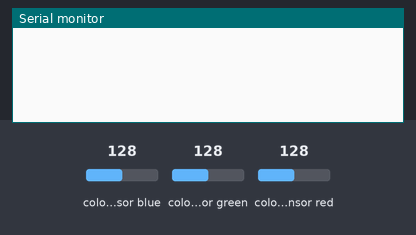
This sketch was run on a simulated Arduino Uno, built with avr-gcc and run on an emulated ATmega328P. Parts: the last lines printed to the serial monitor. Wiring (inferred from the names in the program): TCS3200 colour sensor: output pin 8; S2 pin 6; S3 pin 7; S0 pin 4; S1 pin 5. The inputs (shaded band) are chosen by the test bench; at power-on: colour sensor blue 128, colour sensor green 128, colour sensor red 128.

Above: at 1.2 s.
1.3 s: colour sensor blue set to 191
At 1.8 s:
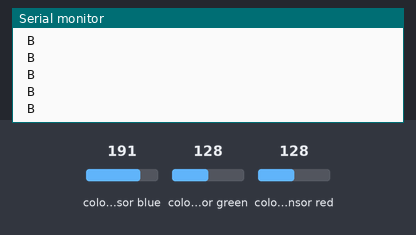
3.2 s: colour sensor green set to 250
At 3.7 s:
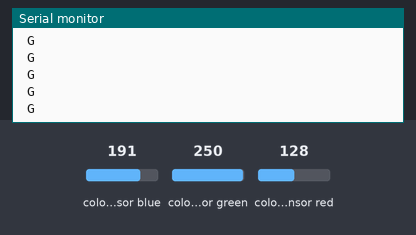
5.1 s: colour sensor green set to 5
At 6.0 s:
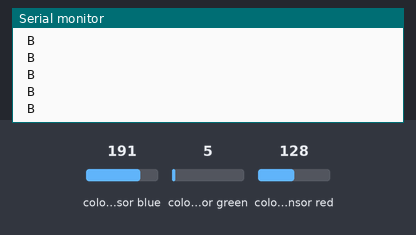
8.1 s: colour sensor blue set to 5
At 8.6 s:
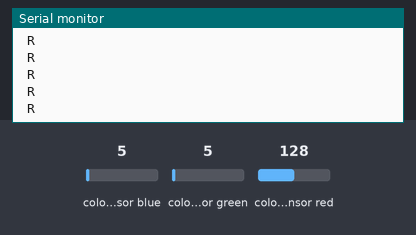

Measured:
- after the input at 1.3 s, the serial monitor: prints a new line at once (image 1)
- after the input at 3.2 s, the serial monitor: prints a new line after 0.07 s (image 2)
- after the input at 8.1 s, the serial monitor: prints a new line after 0.07 s (image 4)

The sketch:

Color_sensor_Example_code.ino
```cpp
/*     Arduino Color Sensing Tutorial
 *      Daniel Magee
 *
 *  by Dejan Nedelkovski, www.HowToMechatronics.com
 *
 *
 */

#define S0 4 // pin S0 on the Sensor to pin 4 on the arduino
#define S1 5 // pin S1 on the Sensor to Pin 5 on hte arduino
#define S2 6
#define S3 7
#define sensorOut 8 // the output pin on the ardunio to pin 8 on the arduino
unsigned int frequency1 = 0;
unsigned int frequency2 =0;
unsigned int frequency3 =0;
char R;
char G;
char B;
char Y;
int finalColor;
void setup() {
  pinMode(S0, OUTPUT);
  pinMode(S1, OUTPUT);
  pinMode(S2, OUTPUT);
  pinMode(S3, OUTPUT);
  pinMode(sensorOut, INPUT);

  // Setting frequency-scaling to 20%
  digitalWrite(S0,HIGH);
  digitalWrite(S1,LOW);

  Serial.begin(9600);
}
void loop() {

      digitalWrite(S2,LOW);// Setting red filtered photodiodes to be read
      digitalWrite(S3,LOW);
      frequency1 = pulseIn(sensorOut, LOW);// Reading the output frequency
     /* Serial.print("R= ");//printing name
      Serial.print(frequency1);//printing RED color frequency
      Serial.print("  ");
      delay(100);
      */

      digitalWrite(S2,HIGH); // Setting Green filtered photodiodes to be read
      digitalWrite(S3,HIGH);
      frequency2 = pulseIn(sensorOut, LOW); // Reading the output frequency
      /*Serial.print("G= ");//printing name
      Serial.print(frequency2);//printing RED color frequency
      Serial.print("  ");
      delay(100);
      */

      digitalWrite(S2,LOW);// Setting Blue filtered photodiodes to be read
      digitalWrite(S3,HIGH);
      frequency3 = pulseIn(sensorOut, LOW);// Reading the output frequency
      /*Serial.print("B= ");//printing name
      Serial.print(frequency3);//printing RED color frequency
      Serial.println("  ");
      delay(100);
      */
 // The following code is for determining the actual color of the RGB LED Based off of the Wave Length
 // The code will show a smaller value for the color that it is sensing.  So if R = 100 B= 200 and G = 20 Then the Green is the color that is being shown.
 // The yellow is not one of the primary color that the Color sensor is set to read so the average value for yellow was derived through testing.

  if (frequency1 < 110 && frequency1 > 40 && frequency2 < 200 && frequency3 > 200)
  {
  finalColor = Y;
  Serial.print(" Y");
  Serial.println("");
  }

      else if (frequency1 < frequency2 && frequency1 < frequency3)
      {
        finalColor = R;
        Serial.print( " R ");
        Serial.println ("");
      }

      else if (frequency2 < frequency1 && frequency2 < frequency3)
      {
        finalColor = G;
        Serial.print( " G ");
        Serial.println ("");
      }
      else if (frequency3 < frequency1 && frequency3 < frequency2)
      {
        finalColor = B;
        Serial.print(" B");
        Serial.println ("");
      }
      }
```
